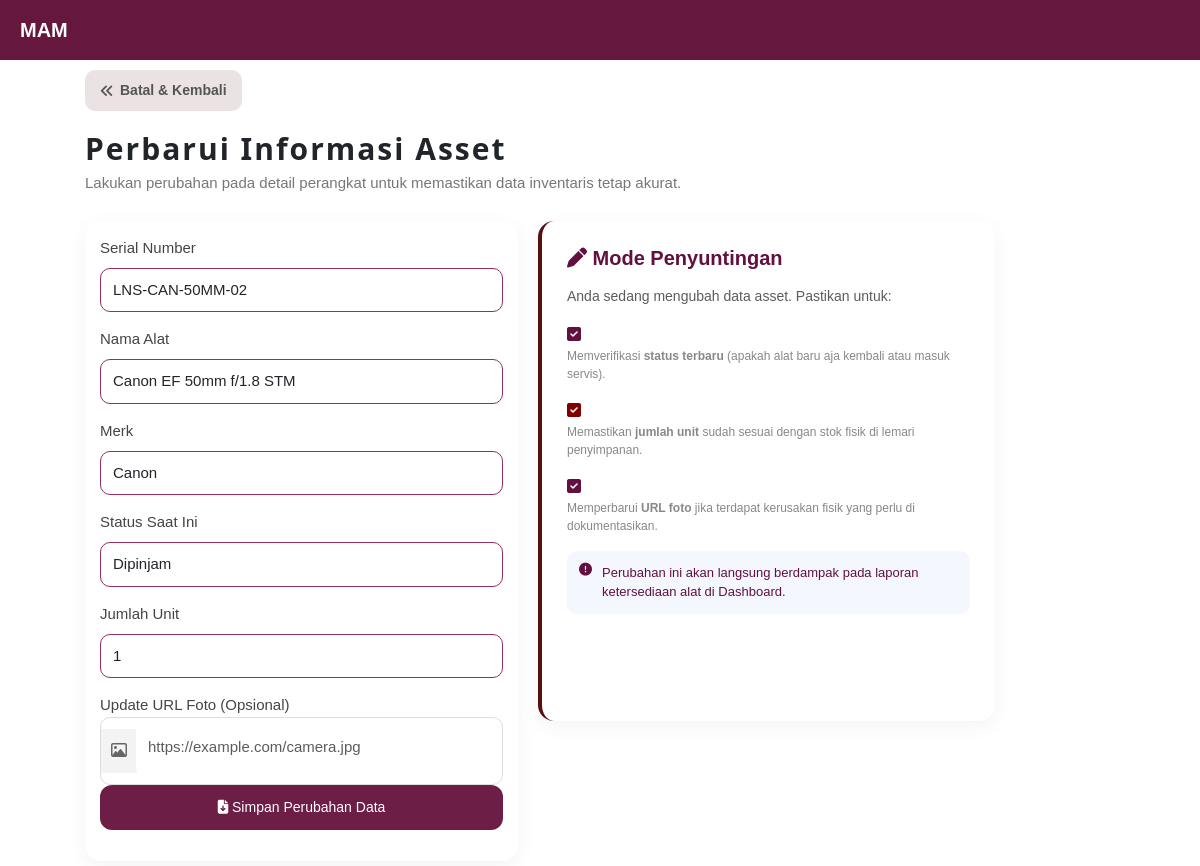
Page /edit.php?id=2 on the committed database.
### tables this page shows
CREATE TABLE `assets` (
  `id_asset` int(11) NOT NULL,
  `serial_number` varchar(50) NOT NULL,
  `nama_alat` varchar(100) NOT NULL,
  `merk` varchar(50) NOT NULL,
  `status` varchar(50) NOT NULL,
  `jumlah` int(11) NOT NULL,
  `url_gambar` text NOT NULL,
  `created_at` datetime NOT NULL DEFAULT current_timestamp()
);

### edit.php (the view, shortened to what this page needs)
<?php
require "config/koneksi.php";
$id = $_GET['id'];
$query = mysqli_query($koneksi, "SELECT * FROM assets WHERE id_asset = '$id'");
$data = mysqli_fetch_assoc($query);
?>
<!DOCTYPE html>
<html lang="en">
<head>
    <link href="https://cdn.jsdelivr.net/npm/bootstrap@5.3.8/dist/css/bootstrap.min.css" rel="stylesheet">
    <link rel="stylesheet" href="https://cdnjs.cloudflare.com/ajax/libs/font-awesome/6.5.0/css/all.min.css">
    <link rel="stylesheet" href="css/home.css">
</head>
<body>
    <nav class="navbar bg-body-tertiary">
        <a class="navbar-brand" href="home.php">MAM</a>
    </nav>
    <div class="hero">
        <div class="opsi">
            <a href="home.php">
                <i class="fa-solid fa-angles-left"></i>
                Batal & Kembali
            </a>
        </div>
        <div class="tittle">
            <div class="introo">
                <h1>Perbarui Informasi Asset</h1>
                <p>Lakukan perubahan pada detail perangkat untuk memastikan data inventaris tetap akurat.</p>
            </div>
        </div>
        <div class="box">
            <form action="" method="POST" class="formleft">
                <div class="mb-3">
                    <label for="seri" class="form-label">Serial Number</label>
                    <input type="text" class="form-control" id="seri" name="seri" aria-describedby="emailHelp" value="<?= $data['serial_number']; ?>">
                    <label for="nAlat" class="form-label">Nama Alat</label>
                    <input type="text" class="form-control" id="nAlat" name="nAlat" aria-describedby="emailHelp" value="<?= $data['nama_alat']; ?>">
                    <label for="merk" class="form-label">Merk</label>
                    <input type="text" class="form-control" id="merk" name="merk" aria-describedby="emailHelp" value="<?= $data['merk']; ?>">
                    <label for="status" class="form-label">Status Saat Ini</label>
                    <select name="status" class="form-control">
                        <option value="Dipinjam" <?= $data['status'] == 'Dipinjam' ? 'selected' : ''; ?>>Dipinjam</option>
                    </select>
                    <label for="jml" class="form-label">Jumlah Unit</label>
                    <input type="number" class="form-control" id="jml" name="jml" aria-describedby="emailHelp" value="<?= $data['jumlah']; ?>">
                    <label for="foto" class="form-label">Update URL Foto (Opsional)</label>
                    <div class="input-group">
                        <span class="input-icon">
                            <i class="fa-regular fa-image"></i>
                        </span>
                        <input type="text" class="form-control" id="foto" name="foto" placeholder="https://example.com/camera.jpg" required>
                    </div>
                    <button type="submit" class="update" name="update">
                        <i class="fa-solid fa-file-arrow-down"></i>
                        Simpan Perubahan Data
                    </button>
                </div>
            </form>
            <div class="info-section-right" style="border-left: 4px solid #5a0f0f;">
                <h5 class="fw-bold mb-3"><i class="fa-solid fa-pen"></i> Mode Penyuntingan</h5>
                <p class="text-muted small">Anda sedang mengubah data asset. Pastikan untuk:</p>
                <div class="asset-guide mb-3">
                    <div class="mb-2">
                        <i class="fa-solid fa-square-check"></i>
                        <p>Memverifikasi
                            <span style="font-weight: bold;">status terbaru</span>
                            (apakah alat baru aja kembali atau masuk servis).
                        </p>
                    </div>
                    <div class="mb-2">
                        <i class="fa-solid fa-square-check" style="color:maroon;"></i>
                        <p>Memastikan
                            <span style="font-weight: bold;">jumlah unit</span>
                            sudah sesuai dengan stok fisik di lemari penyimpanan.
                        </p>
                    </div>
                    <div class="mb-2">
                        <i class="fa-solid fa-square-check"></i>
                        <p>Memperbarui
                            <span style="font-weight: bold;">URL foto</span>
                            jika terdapat kerusakan fisik yang perlu di dokumentasikan.
                        </p>
                    </div>
                </div>
                <div class="info-alert">
                    <i class="fa-solid fa-circle-exclamation"></i>
                    <span>Perubahan ini akan langsung berdampak pada laporan ketersediaan alat di Dashboard.</span>
                </div>
            </div>
        </div>
    </div>
</body>
</html>

### css/home.css (style rules this page uses)
.navbar { background-color: rgb(101, 23, 62) !important; padding: 10px 20px; font-family: 'Gill Sans', 'Gill Sans MT', Calibri, 'Trebuchet MS', sans-serif; display: flex; justify-content: space-between; align-items: center; }
.navbar-brand { color: white; font-weight: bold; margin: 0; }
.tittle { display: flex; justify-content: space-between; align-items: center; }
.opsi { margin-right: 50px; }
.opsi a { background-color: rgb(242, 145, 194); color: white; text-decoration: none; padding: 10px 15px; border-radius: 10px; font-weight: bold; }
.hero { max-width: 90%; padding: 5px; font-family:'Gill Sans', 'Gill Sans MT', Calibri, 'Trebuchet MS', sans-serif; }
.opsi a { text-decoration: none; background-color:rgb(235, 227, 227); color: #555; font-size: 14px; display: inline-flex; align-items: center; gap: 6px; margin: 5px 80px; }
.tittle .introo { margin: 10px 80px; }
.tittle .introo h1 { font-size: 30px; font-weight: bold; font-family:'Segoe UI', Tahoma, Geneva, Verdana, sans-serif; margin: 5px auto; letter-spacing: 2px; }
.tittle .introo p { color: #777; font-size: 15px; }
.box { display: flex; gap: 20px; flex-wrap: wrap; margin: auto 80px; }
.formleft { flex: 1; background: #fff; padding: 15px; border-radius: 16px; box-shadow: 0 5px 20px rgba(0,0,0,0.05); max-height: 700px ; }
.form-control { width: 100%; padding: 10px 12px; margin: 8px 0 15px; border-radius: 10px; border: 1px solid rgb(149, 45, 97); font-size: 15px; transition: 0.2s; }
.form-label { font-size: 15px; margin: auto; font-weight: 500; color: #444; }
.input-group { display: flex; align-items: center; border: 1px solid #ddd; border-radius: 10px; overflow: hidden; }
.input-icon { background: #f3f3f3; padding: 10px; color: #666; }
.input-group input { border: none; outline: none; padding:auto ; }
.info-section-right { flex: 1; background: #fff; padding: 25px; border-radius: 16px; box-shadow: 0 5px 20px rgba(0,0,0,0.05); color: #61103f; max-height: 500px; }
.info-alert { display: flex; gap: 10px; background: #f5f7ff; padding: 12px; border-radius: 10px; font-size: 13px; margin-top: 15px; }
p { font-size: 12px; color: #888; }
.update { width: 100%; padding: 12px; background: rgb(109, 30, 70); border: none; border-radius: 12px; color: white; font-size: 14px; cursor: pointer; transition: 0.3s; }

### rows in the picture
assets: seri "LNS-CAN-50MM-02", nAlat "Canon EF 50mm f/1.8 STM", merk "Canon", status "Dipinjam", jml "1"
